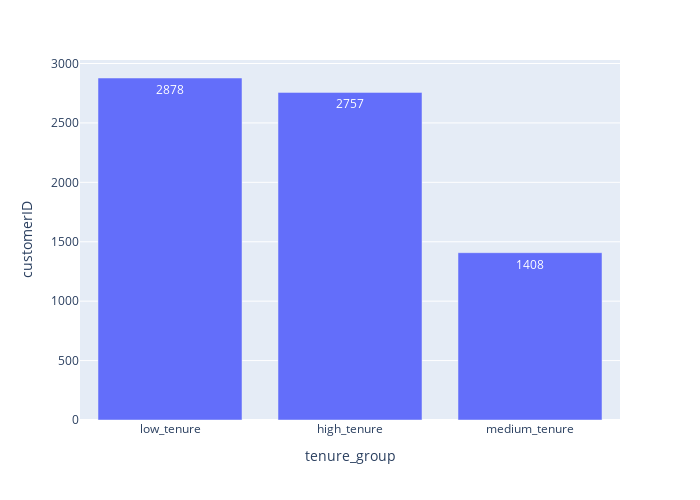

The cell this chart's notebook holds for it:
### Markdown cell above
## Bagaimana jumlah customer dilihat dari tenure group?

Tenure group:
- low_tenure: User dengan tenure < 21 bulan
- medium_tenure: User dengan tenure 21 - 40 bulan
- high_tenure: User dengan tenure > 40 bulan

Hint:
- Memotong data integer menjadi group categorical dapat menggunakan beberapa macam cara, contohnya dengan numpy.where atau pandas.cut
- Mirip dengan plot pertama, namun ini menghitung jumlah unique users

### Code cell
df = pd.read_csv('telco_customer.csv')
# Definisi tepian (bins) dan label
batas  = [0, 21, 41, np.inf]      # [0,20)  [21,40)  [41,∞)
label  = ["low_tenure", "medium_tenure", "high_tenure"]

df["tenure_group"] = pd.cut(
   df["tenure"],
    bins=batas,
    labels=label,
    right=False,          
    include_lowest=True  
)

df_tg = (
    df.groupby('tenure_group', observed=False)   
      ['customerID'].nunique() 
      .reset_index()           
      .sort_values('customerID', ascending=False)
)

fig = px.bar(df_tg,x="tenure_group", y="customerID", text_auto=True,height=500,width=700)
fig.show()

### Figure 1 — Plotly figure (JSON) as saved in the notebook; plotly's stock layout.template omitted (floating-point values rounded to 4 significant figures)
{"data": [{"hovertemplate": "tenure_group=%{x}<br>customerID=%{y}<extra></extra>", "legendgroup": "", "marker": {"color": "#636efa", "pattern": {"shape": ""}}, "name": "", "orientation": "v", "showlegend": false, "textposition": "auto", "texttemplate": "%{y}", "type": "bar", "x": ["low_tenure", "high_tenure", "medium_tenure"], "xaxis": "x", "y": [2878, 2757, 1408], "yaxis": "y"}], "layout": {"barmode": "relative", "height": 500, "legend": {"tracegroupgap": 0}, "margin": {"t": 60}, "width": 700, "xaxis": {"anchor": "y", "domain": [0, 1], "title": {"text": "tenure_group"}}, "yaxis": {"anchor": "x", "domain": [0, 1], "title": {"text": "customerID"}}}}
